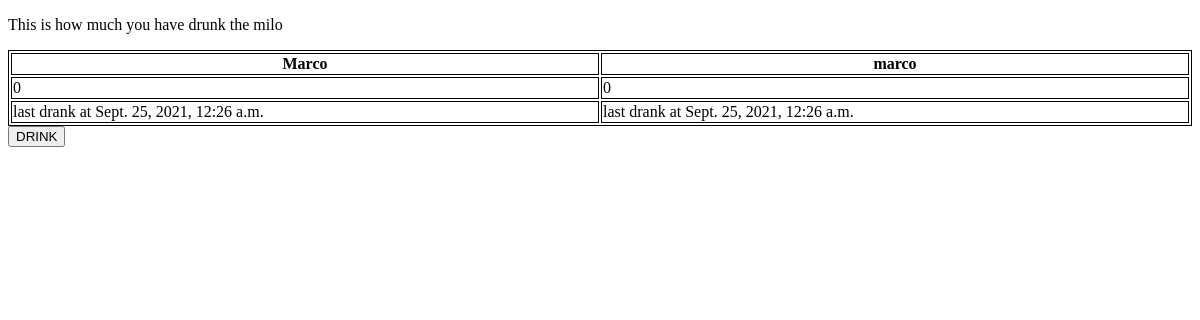
The app's page / (signed in), older data.
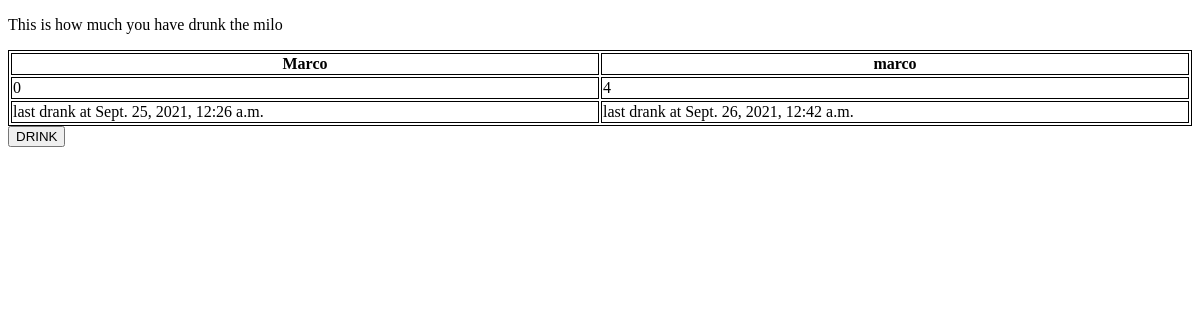
The same page, newer data.
### myapp/models.py (models this page shows, shortened)
class Value(models.Model):
    drinker = models.CharField(max_length = 100)
    add_date = models.DateTimeField(default=timezone.now)
    drinks_num = models.IntegerField()

### myapp/views.py (the view)
# urls.py: path('', views.main, name='main'),
def main(request):
    marco = Value.objects.get(drinker = 'Marco')
    antor = Value.objects.get(drinker = 'Antor')
    return render(request, 'myapp/main.html', {'marco': marco, 'antor': antor})

### myapp/templates/myapp/main.html (shortened to what this page needs)
<!DOCTYPE html>
<html lang="en">
<head>
</head>
<body>
{%if user.is_authenticated%}
<p>This is how much you have drunk the milo</p>
<table style="width:100%">
  <tr>
    <th>{{marco.drinker}}</th>
    <th>{{user.get_username}}</th>
  </tr>
  <tr>
    <td>{{marco.drinks_num}}</td>
    <td>{{antor.drinks_num}}</td>
  </tr>
    <tr>
        <td>last drank at {{marco.add_date}}</td>
        <td>last drank at {{antor.add_date}}</td>
    </tr>
</table>
        {%if user.get_username == "marcohendra"%}
        <form action = "/drinkmilo">
        <button id="drink button1" class="btn">DRINK</button>
        </form>
        {%else%}
        <form action = "/drinkmilo2">
        <button id="drink button2" class="btn">DRINK</button>
        </form>
        {%endif%}
{%else%}
<p> <a href = "{%url 'registration'%}" class = "registration">not registered yet please register here</a></p>
{%endif%}
</body>
</html>

### myapp/templates/myapp/main.html (style rules this page uses)
table, th, td { border:1px solid black; }

Row changes from the older to the newer data that the page shows:
changed Value: drinks_num "0" → "4"; add_date "Sept. 25, 2021, 12:26 a.m." → "Sept. 26, 2021, 12:42 a.m."
